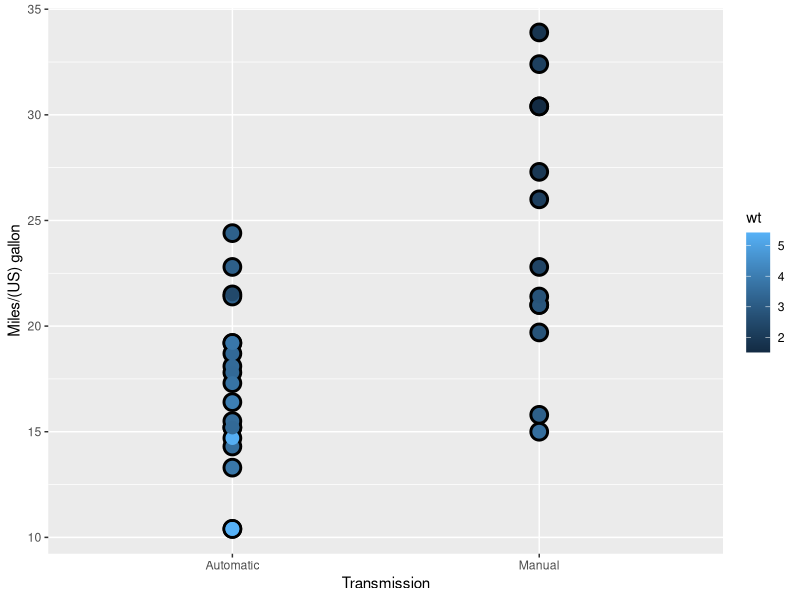
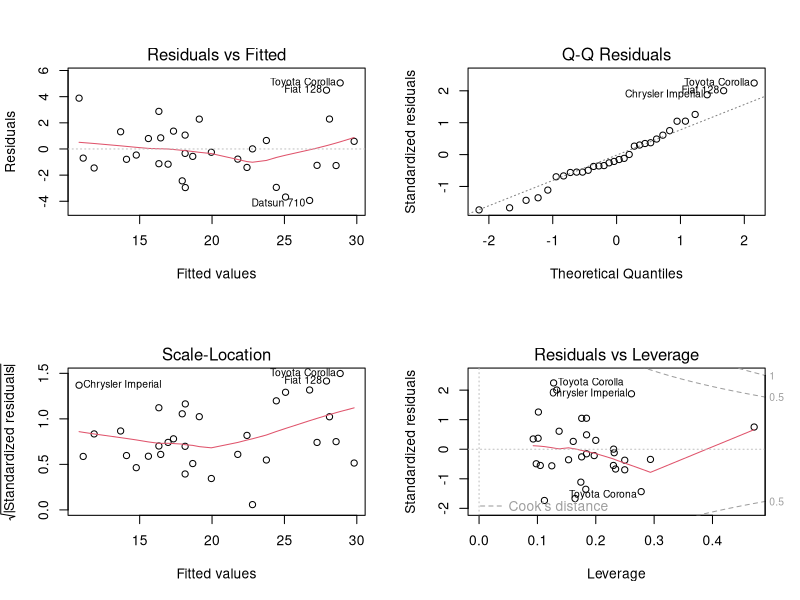

Here is the R script that generated these plots, in order:
## ---- chunk 1
knitr::opts_chunk$set(echo = TRUE)
## ---- chunk 2
data<-mtcars
data$cyl  <- factor(data$cyl); data$vs   <- factor(data$vs); data$gear <- factor(data$gear)
data$carb <- factor(data$carb); data$am   <- factor(data$am,labels=c("Automatic","Manual"))
## ---- chunk 3
library(ggplot2)
g = ggplot(data, aes(x = am, y = mpg, colour = wt))
g = g + geom_point(size = 6, colour = "black") + geom_point(size = 4)
g = g + xlab("Transmission") + ylab("Miles/(US) gallon")
g
## ---- chunk 4
fitAll<-lm(mpg~.,data = data)
fitBest <- step(fitAll, direction = "both",trace = 0)
## ---- chunk 5
round(summary(fitBest)$coeff,3)
## ---- chunk 6
par(mfrow=c(2,2))
plot(fitBest)
